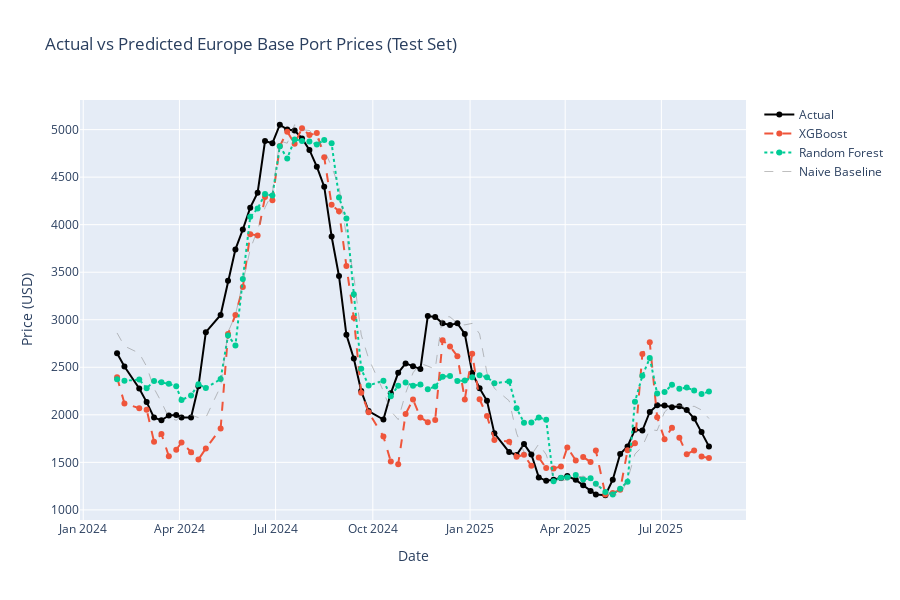

Notebook source saved alongside this figure:
### Markdown cell above
## Step 11: Prediction Visualization

### Code cell
# Create prediction dataframe
pred_df = pd.DataFrame({
    'Date': y_test.index,
    'Actual': y_test.values,
    'Naive': y_pred_naive.values,
    'XGBoost': y_pred_xgb,
    'Random Forest': y_pred_rf,
    'Gradient Boosting': y_pred_gb
}).set_index('Date')

# Plot actual vs predicted
fig = go.Figure()

fig.add_trace(go.Scatter(x=pred_df.index, y=pred_df['Actual'], mode='lines+markers', 
                         name='Actual', line=dict(color='black', width=2)))
fig.add_trace(go.Scatter(x=pred_df.index, y=pred_df['XGBoost'], mode='lines+markers',
                         name='XGBoost', line=dict(dash='dash')))
fig.add_trace(go.Scatter(x=pred_df.index, y=pred_df['Random Forest'], mode='lines+markers',
                         name='Random Forest', line=dict(dash='dot')))
fig.add_trace(go.Scatter(x=pred_df.index, y=pred_df['Naive'], mode='lines',
                         name='Naive Baseline', line=dict(color='gray', dash='dash', width=1), opacity=0.5))

fig.update_layout(
    title='Actual vs Predicted Europe Base Port Prices (Test Set)',
    xaxis_title='Date',
    yaxis_title='Price (USD)',
    height=600,
    hovermode='x unified'
)
fig.show()
